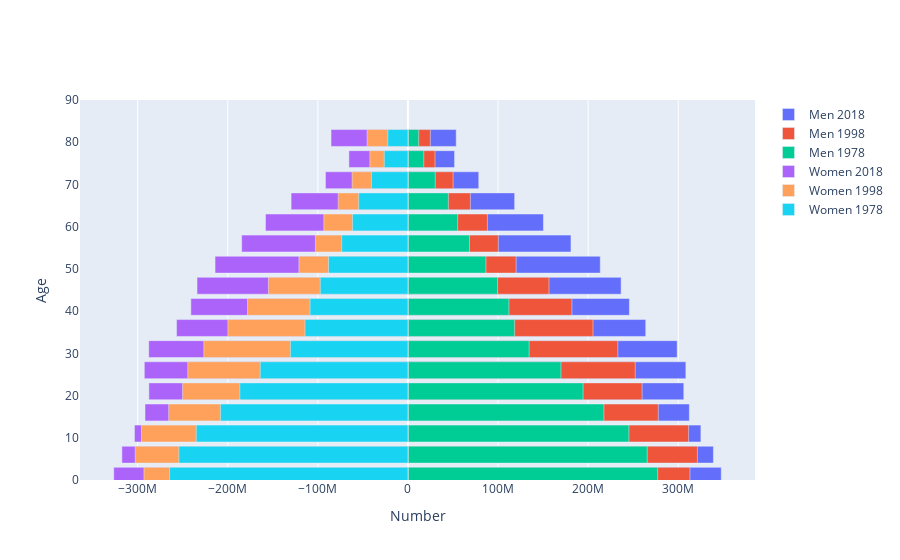

The notebook cell saved with this chart:
### Code cell
# Count down by increments of 20 years
years = range(2018,1960,-20)

bins = [go.Bar(x = df.loc[str(year),:].filter(regex="Male").values,
               y = [int(s[:2])+1 for s in age_ranges],
               orientation='h',
               name='Men {:d}'.format(year),
               hoverinfo='skip'
              )
        for year in years]
          
bins += [go.Bar(x = -df.loc[str(year),:].filter(regex="Female").values,
                y=[int(s[:2])+1 for s in age_ranges],
                orientation='h',
                name='Women {:d}'.format(year),
                hoverinfo='skip',
               )
         for year in years]

py.iplot(dict(data=bins, layout=layout))

### Figure 1 — Plotly figure (JSON) as saved in the notebook; plotly's stock layout.template omitted (floating-point values rounded to 4 significant figures)
{"data": [{"hoverinfo": "skip", "name": "Men 2018", "orientation": "h", "type": "bar", "x": [347766137, 339075592, 325153202, 312352744, 306199965, 308489261, 298852641, 263968053, 245821061, 236626820, 213474684, 180944575, 150404928, 118446739, 78597295, 51759392, 53581719], "y": [1, 6, 11, 16, 21, 26, 31, 36, 41, 46, 51, 56, 61, 66, 71, 76, 81]}, {"hoverinfo": "skip", "name": "Men 1998", "orientation": "h", "type": "bar", "x": [313057726, 321289001, 311545815, 277913401, 259953353, 252323339, 232950232, 205418031, 182016878, 156539311, 120134573, 100362070, 88217314, 69329531, 50143695, 30029908, 24872197], "y": [1, 6, 11, 16, 21, 26, 31, 36, 41, 46, 51, 56, 61, 66, 71, 76, 81]}, {"hoverinfo": "skip", "name": "Men 1978", "orientation": "h", "type": "bar", "x": [277174632, 265602288, 245266960, 217518304, 194375068, 169851654, 134512339, 118410248, 112076383, 99509918, 86574478, 68343563, 55154112, 44882049, 30342701, 17561856, 11933190], "y": [1, 6, 11, 16, 21, 26, 31, 36, 41, 46, 51, 56, 61, 66, 71, 76, 81]}, {"hoverinfo": "skip", "name": "Women 2018", "orientation": "h", "type": "bar", "x": [-326546623, -317489233, -303550360, -291856452, -287535206, -292615810, -287686811, -256840464, -240951091, -234105129, -214111792, -184535624, -158128803, -129700631, -91575553, -65512071, -85382522], "y": [1, 6, 11, 16, 21, 26, 31, 36, 41, 46, 51, 56, 61, 66, 71, 76, 81]}, {"hoverinfo": "skip", "name": "Women 1998", "orientation": "h", "type": "bar", "x": [-293014699, -302716312, -295724901, -265560032, -250166523, -244386648, -226533989, -199857972, -178100696, -154933420, -121028274, -102730004, -93343430, -77399564, -61947504, -42274869, -45354034], "y": [1, 6, 11, 16, 21, 26, 31, 36, 41, 46, 51, 56, 61, 66, 71, 76, 81]}, {"hoverinfo": "skip", "name": "Women 1978", "orientation": "h", "type": "bar", "x": [-264538560, -254291615, -234951159, -208107388, -186597523, -163935405, -130442960, -114322851, -108644608, -97287382, -88169756, -73538590, -61572468, -54675787, -40480033, -26251433, -22366196], "y": [1, 6, 11, 16, 21, 26, 31, 36, 41, 46, 51, 56, 61, 66, 71, 76, 81]}], "layout": {"barmode": "overlay", "xaxis": {"title": {"text": "Number"}}, "yaxis": {"range": [0, 90], "title": {"text": "Age"}}}}
